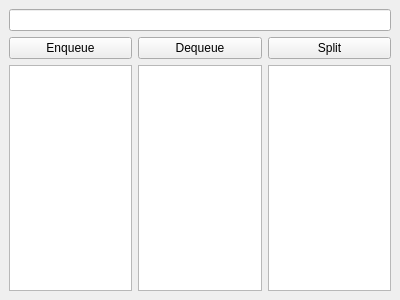
<?xml version="1.0" encoding="UTF-8"?>
<ui version="4.0">
 <class>MainWindow</class>
 <widget class="QMainWindow" name="MainWindow">
  <property name="geometry">
   <rect>
    <x>0</x>
    <y>0</y>
    <width>400</width>
    <height>300</height>
   </rect>
  </property>
  <property name="windowTitle">
   <string>MainWindow</string>
  </property>
  <widget class="QWidget" name="centralwidget">
   <layout class="QVBoxLayout" name="verticalLayout">
    <item>
     <widget class="QLineEdit" name="valueInput"/>
    </item>
    <item>
     <layout class="QHBoxLayout" name="horizontalLayout">
      <item>
       <widget class="QPushButton" name="enqueueButton">
        <property name="text">
         <string>Enqueue</string>
        </property>
       </widget>
      </item>
      <item>
       <widget class="QPushButton" name="dequeueButton">
        <property name="text">
         <string>Dequeue</string>
        </property>
       </widget>
      </item>
      <item>
       <widget class="QPushButton" name="splitButton">
        <property name="text">
         <string>Split</string>
        </property>
       </widget>
      </item>
     </layout>
    </item>
    <item>
     <layout class="QHBoxLayout" name="horizontalLayout_2">
      <item>
       <widget class="QListWidget" name="mainQueueList"/>
      </item>
      <item>
       <widget class="QListWidget" name="positiveQueueList"/>
      </item>
      <item>
       <widget class="QListWidget" name="negativeQueueList"/>
      </item>
     </layout>
    </item>
   </layout>
  </widget>
 </widget>
 <resources/>
 <connections/>
</ui>
